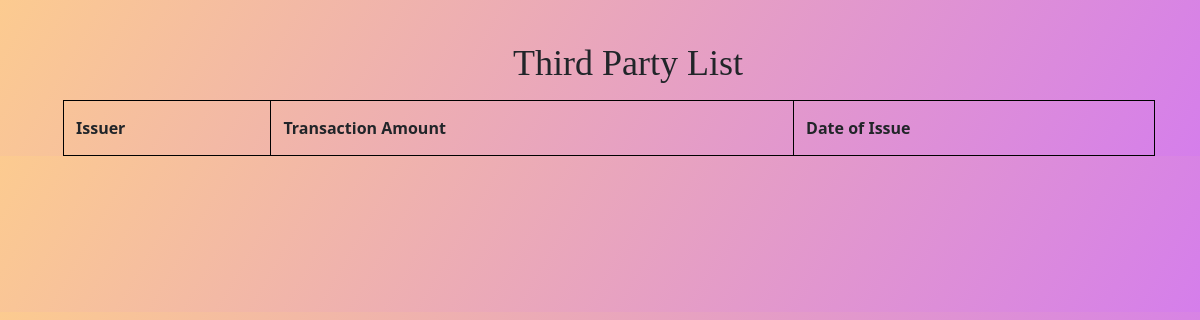
Before: /wallet/thirdparty_list/ with the older database file.
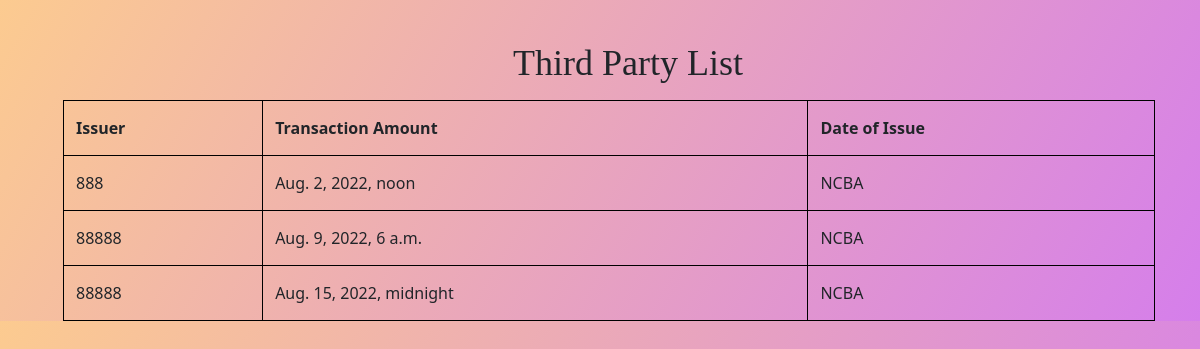
After: the same page with the newer database file.
### wallet/models.py (models this page shows)
class ThirdParty(models.Model):
    account= models.ForeignKey(Account,on_delete=models.CASCADE,related_name='thirdparty_account')
    transaction_amount= models.BigIntegerField()
    currency = models.ForeignKey(Currency,on_delete=models.CASCADE,related_name='thirdparty_currency')
    date_of_issue = models.DateTimeField()
    wallet= models.ForeignKey(Wallet,on_delete=models.CASCADE,related_name='thirdparty_wallet')
    issuer= models.CharField(max_length=20)

### wallet/views.py (the view)
# urls.py: path("thirdparty_list/",list_thirdparty,name="registration"),
def list_thirdparty(request):
 thirdparty=ThirdParty.objects.all()
 return render(request,'wallet/thirdparty_list.html',
    {"ThirdParty":thirdparty}
   )

### wallet/templates/wallet/thirdparty_list.html (shortened to what this page needs)
<!DOCTYPE html>
<html lang="en">
<head>
 <link href="https://cdn.jsdelivr.net/npm/bootstrap@5.0.2/dist/css/bootstrap.min.css" rel="stylesheet">
</head>
<body>
<h1>Third Party List</h1>
<table>
  <tr>
    <th>Issuer</th>
    <th>Transaction Amount</th>
    <th>Date of Issue </th>
  </tr>
  <tr>{%for thirdparty in ThirdParty%}</tr>
  <td>{{thirdparty.transaction_amount}}</td>
  <td>{{thirdparty.date_of_issue}}</td>
  <td>{{thirdparty.issuer}}</td>
  {%endfor%}
</table>
</body>
</html>

Changed rows visible on the page:
added ThirdParty: transaction_amount "888", date_of_issue "Aug. 2, 2022, noon", issuer "NCBA"
added ThirdParty: transaction_amount "88888", date_of_issue "Aug. 9, 2022, 6 a.m.", issuer "NCBA"
added ThirdParty: transaction_amount "88888", date_of_issue "Aug. 15, 2022, midnight", issuer "NCBA"
